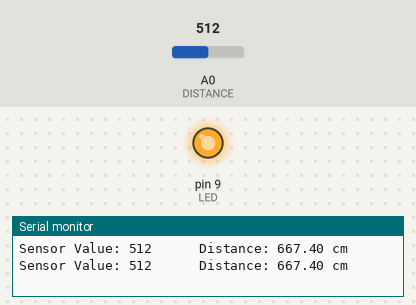
Bench run of a sketch on a simulated Arduino Uno, built with avr-gcc and run on an emulated ATmega328P. Shown: output pins drawn as LEDs (lit = HIGH), the last lines printed to the serial monitor. The test bench sets the inputs (shaded band); at power-on: A0 (DISTANCE) = 512.

Above: at 2.8 s.
2.9 s: A0 (DISTANCE) set to 162
5.6 s: A0 (DISTANCE) set to 136
At 6.3 s:
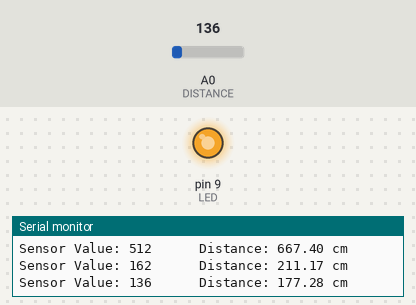
8.3 s: A0 (DISTANCE) set to 0
At 10.7 s:
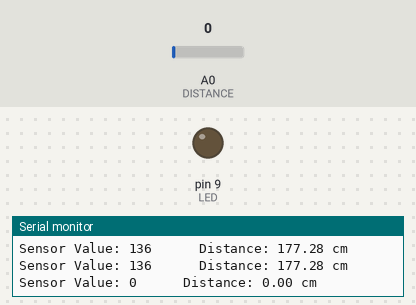
Timing chart, 0 to 12.2 s (numbered marks = the images above; inputs shaded):
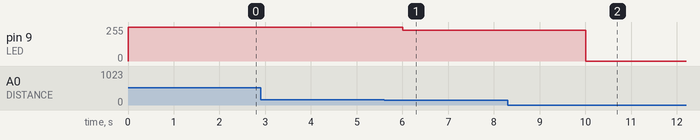

The sketch:

distance-analog-sensor-part-3.ino
```cpp
//Analog Sensor DISTANCE
//Lab 2

const int LED = 9;           //can be any color (chose white)
const int DISTANCE = 0;      //Distance sensor on Analog pin 0
//const int Close = 0;     //cm
//const int Far = 24;        //cm


//int val = 0;             //distance variable


void setup() {

  pinMode(LED, OUTPUT);     //LED set as output
  Serial.begin(9600);

}

void loop() {

  int val = analogRead(DISTANCE);

  float voltage = val * (3.36 / 1023.0);       //V
  float distance_cm = val * 1.30352;           //cm

  int bright = map(val, 1, 150, 0, 255);

  bright = constrain(bright, 0, 255);

  analogWrite(LED, bright);

  Serial.print("Sensor Value: ");
  Serial.print(val);
  Serial.print("      ");
  Serial.print("Distance: ");
  Serial.print(distance_cm);
  Serial.println(" cm");

  delay(2000);


}
```

Measured:
- after the input at 5.6 s, pin 9 (LED): 255/255 → 231/255 after 0.40 s
- after the input at 8.3 s, pin 9 (LED): 231/255 → 0/255 after 1.7 s
